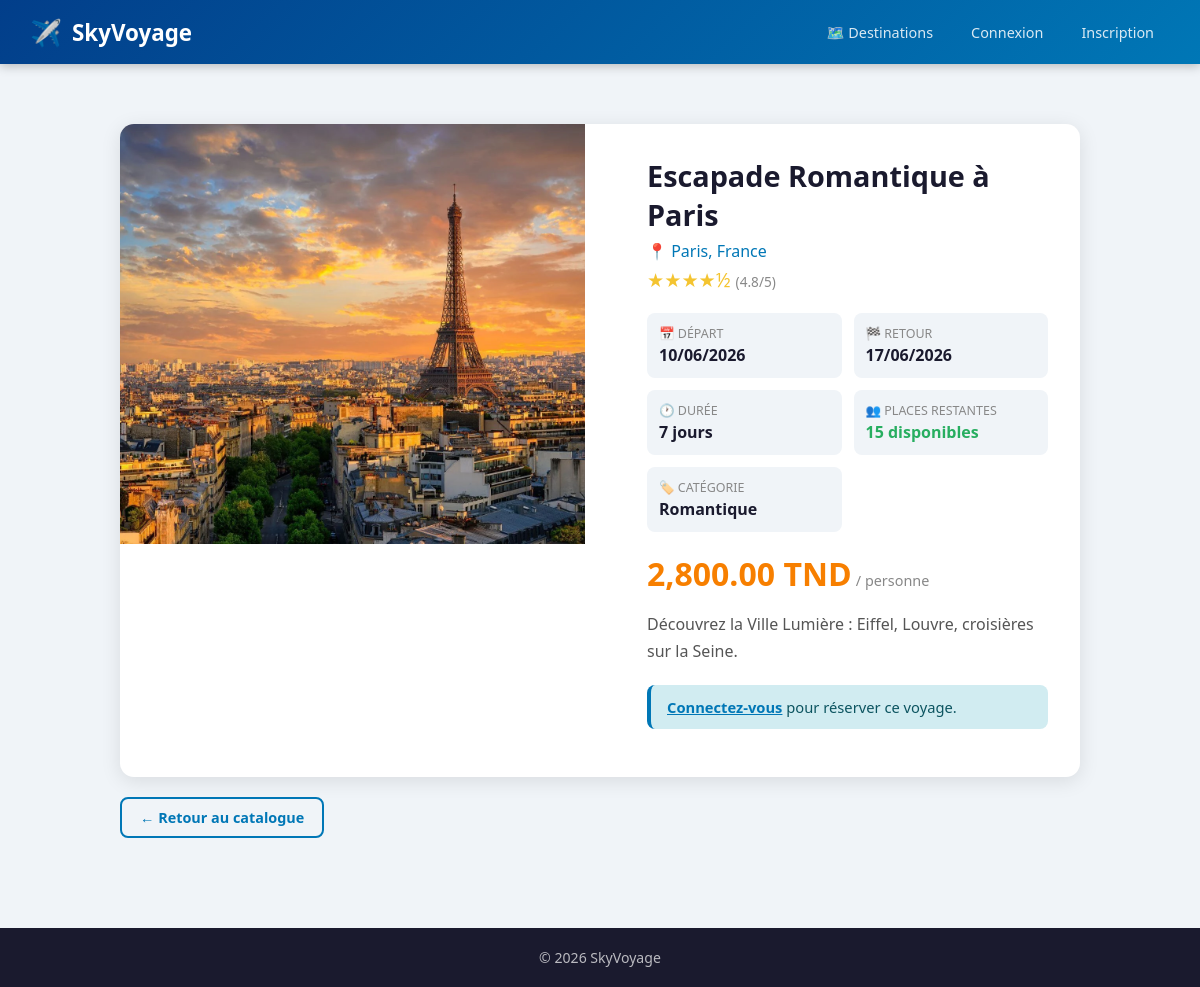
The app's page /view/detailVoyage.php?id=1 with its own data.
### tables this page shows
CREATE TABLE IF NOT EXISTS voyages (
    id          INT AUTO_INCREMENT PRIMARY KEY,
    titre       VARCHAR(200)  NOT NULL,
    destination VARCHAR(150)  NOT NULL,
    pays        VARCHAR(100)  NOT NULL,
    prix        DECIMAL(10,2) NOT NULL DEFAULT 0,
    duree       INT           NOT NULL DEFAULT 1,
    places      INT           NOT NULL DEFAULT 0,
    date_depart DATE          NOT NULL,
    date_retour DATE,
    categorie   VARCHAR(80)   DEFAULT 'Découverte',
    description TEXT,
    image       VARCHAR(255)  DEFAULT 'voyage_default.jpg',
    en_promo    TINYINT(1)    DEFAULT 0,
    ancien_prix DECIMAL(10,2),
    note        DECIMAL(3,1)  DEFAULT 0.0,
    created_at  TIMESTAMP     DEFAULT CURRENT_TIMESTAMP
);

### model/voyageManager.php (called while the page is built, shortened)
<?php
class VoyageManager {
    public function getById(int $id): ?Voyage {
        $stmt = $this->db->prepare("SELECT * FROM voyages WHERE id = :id");
        $stmt->execute([':id' => $id]);
        $stmt->setFetchMode(PDO::FETCH_CLASS | PDO::FETCH_PROPS_LATE, 'Voyage');
        $result = $stmt->fetch();
        return $result ?: null;
    }
}

### model/voyage.php (called while the page is built, shortened)
<?php
class Voyage {
    public function __get(string $name) {
        return property_exists($this, $name) ? $this->$name : null;
    }
    public function getEtoiles(): string {
        $plein  = (int)$this->note;
        $demi   = ($this->note - $plein >= 0.5) ? 1 : 0;
        $vide   = 5 - $plein - $demi;
        return str_repeat('★', $plein) . str_repeat('½', $demi) . str_repeat('☆', $vide);
    }
}

### view/detailVoyage.php (the view, shortened to what this page needs)
<!DOCTYPE html>
<html lang="fr">
<head>
    <link rel="stylesheet" href="../assets/style.css">
</head>
<body>
<?php
require "../config/db_connect.php";
require "../model/voyage.php";
require "../model/voyagemanager.php";
$manager = new VoyageManager($db);
$id      = (int)($_GET['id'] ?? 0);
$voyage  = $manager->getById($id);
$imageParPays = [
    'France'      => 'france.jpg',
    'Italie'      => 'italie.jpg',
    'Espagne'     => 'espagne.jpg',
    'Japon'       => 'japon.jpg',
    'Indonésie'   => 'indonesie.jpg',
    'Tanzanie'    => 'tanzanie.jpg',
    'Chili'       => 'chili.jpg',
    'Maldives'    => 'maldives.jpg',
    'Maroc'       => 'maroc.jpg',
    'Tunisie'     => 'tunisie.jpg',
    'Grèce'       => 'grece.jpg',
    'Thaïlande'   => 'thailande.jpg',
    'Portugal'    => 'portugal.jpg',
    'Turquie'     => 'turquie.jpg',
];
$uploadDir  = '../public/uploads/voyages/';
$uploadPath = __DIR__ . '/../public/uploads/voyages/';
if (isset($imageParPays[$voyage->pays]) && file_exists($uploadPath . $imageParPays[$voyage->pays])) {
    $img = $uploadDir . $imageParPays[$voyage->pays];
} elseif (!empty($voyage->image) && $voyage->image !== 'voyage_default.jpg' && file_exists($uploadPath . $voyage->image)) {
    $img = $uploadDir . $voyage->image;
} else {
    $img = $uploadDir . 'voyage_default.jpg';
}
?>
<?php require "partials/navabar.php"; ?>
<div class="container" style="max-width:1000px;">
    <div class="voyage-detail" style="margin-top:30px;">
        <div class="detail-img-wrapper">
            <img src="<?= htmlspecialchars($img) ?>"
                 alt="<?= htmlspecialchars($voyage->titre) ?>"
                 onerror="this.src='<?= $uploadDir ?>voyage_default.jpg'">
        </div>
        <div class="voyage-detail-info">
            <h1 style="font-size:1.8rem;font-weight:800;color:var(--dark);margin-bottom:6px;">
                <?= htmlspecialchars($voyage->titre) ?>
            </h1>
            <p style="color:var(--primary);font-size:1rem;margin-bottom:4px;">
                📍 <?= htmlspecialchars($voyage->destination) ?>, <?= htmlspecialchars($voyage->pays) ?>
            </p>
            <div class="etoiles" style="font-size:1.2rem;margin-bottom:16px;">
                <?= $voyage->getEtoiles() ?>
                <span style="font-size:.85rem;color:#888;">(<?= $voyage->note ?>/5)</span>
            </div>
            <div class="info-grid">
                <div class="info-item">
                    <div class="label">📅 Départ</div>
                    <div class="value"><?= date('d/m/Y', strtotime($voyage->date_depart)) ?></div>
                </div>
                <div class="info-item">
                    <div class="label">🏁 Retour</div>
                    <div class="value">
                        <?= $voyage->date_retour ? date('d/m/Y', strtotime($voyage->date_retour)) : '—' ?>
                    </div>
                </div>
                <div class="info-item">
                    <div class="label">🕐 Durée</div>
                    <div class="value"><?= $voyage->duree ?> jours</div>
                </div>
                <div class="info-item">
                    <div class="label">👥 Places restantes</div>
                    <div class="value" style="color:<?= $voyage->places > 0 ? 'var(--success)' : 'var(--danger)' ?>">
                        <?= $voyage->places > 0 ? $voyage->places . ' disponibles' : 'Complet' ?>
                    </div>
                </div>
                <div class="info-item">
                    <div class="label">🏷️ Catégorie</div>
                    <div class="value"><?= htmlspecialchars($voyage->categorie) ?></div>
                </div>
            </div>
            <div style="margin:16px 0;">
                <span class="detail-price"><?= number_format($voyage->prix, 2) ?> TND</span>
                <span style="color:#888;font-size:.9rem;"> / personne</span>
            </div>
            <?php if ($voyage->description): ?>
                <p style="color:#555;line-height:1.7;margin-bottom:20px;">
                    <?= nl2br(htmlspecialchars($voyage->description)) ?>
                </p>
            <?php endif; ?>
            <div id="reserver">
                <?php if (!isset($_SESSION['user_id'])): ?>
                    <div class="alert alert-info">
                        <a href="login.php" style="color:var(--primary);font-weight:600;">Connectez-vous</a>
                        pour réserver ce voyage.
                    </div>
                <?php else: ?>
                    <div class="alert alert-warning">Ce voyage est complet.</div>
                <?php endif; ?>
            </div>
        </div>
    </div>
    <div style="margin-top:20px;">
        <a href="catalogue.php" class="btn btn-outline">← Retour au catalogue</a>
    </div>
</div>
<footer><p>© <?= date('Y') ?> SkyVoyage</p></footer>
</body>
</html>

### assets/style.css (style rules this page uses)
:root { --primary: #0077b6; --secondary: #023e8a; --accent: #f77f00; --success: #27ae60; --danger: #e74c3c; --warning: #f39c12; --light: #f0f4f8; --dark: #1a1a2e; --white: #ffffff; --border: #dde3ea; --shadow: 0 4px 20px rgba(0,0,0,.10); }
*, *::before, *::after { box-sizing: border-box; margin: 0; padding: 0; }
body { font-family: 'Segoe UI', system-ui, sans-serif; background: var(--light); color: var(--dark); min-height: 100vh; }
.container { max-width: 1200px; margin: 0 auto; padding: 30px 20px; }
.etoiles { color: #f4c430; font-size: 1rem; }
.btn { display: inline-flex; align-items: center; justify-content: center; gap: 6px; padding: 9px 18px; border: none; border-radius: 8px; font-size: .9rem; font-weight: 600; cursor: pointer; text-decoration: none; transition: filter .2s, transform .15s; }
.btn-outline { background: transparent; border: 2px solid var(--primary); color: var(--primary); }
.alert { padding: 12px 16px; border-radius: 8px; margin-bottom: 16px; font-size: .92rem; border-left: 4px solid; }
.alert-info { background: #d1ecf1; color: #0c5460; border-color: var(--primary); }
.voyage-detail { display: grid; grid-template-columns: 1fr 1fr; gap: 30px; background: var(--white); border-radius: 14px; overflow: hidden; box-shadow: var(--shadow); }
.voyage-detail img { width: 100%; height: 400px; object-fit: cover; object-position: center; }
.voyage-detail-info { padding: 32px; }
.detail-price { font-size: 2rem; font-weight: 800; color: var(--accent); }
.info-grid { display: grid; grid-template-columns: 1fr 1fr; gap: 12px; margin: 20px 0; }
.info-item { background: var(--light); padding: 12px; border-radius: 8px; }
.info-item .label { font-size: .78rem; color: #888; text-transform: uppercase; }
.info-item .value { font-weight: 700; color: var(--dark); margin-top: 2px; }
footer { background: var(--dark); color: rgba(255,255,255,.7); text-align: center; padding: 20px; font-size: .88rem; margin-top: 60px; }

### view/detailVoyage.php (style rules this page uses)
.detail-img-wrapper { overflow: hidden; height: 420px; width: 100%; flex-shrink: 0; }
.detail-img-wrapper img { width: 100% !important; height: 100% !important; object-fit: cover !important; object-position: center !important; display: block; }

### records on screen
voyages: titre "Escapade Romantique à Paris", destination "Paris", pays "France", note "★★★★½", note "4.8", date_depart "10/06/2026", date_retour "17/06/2026", duree "7", places "15", categorie "Romantique", prix "2,800.00", description "Découvrez la Ville Lumière : Eiffel, Louvre, croisières sur la Seine."
